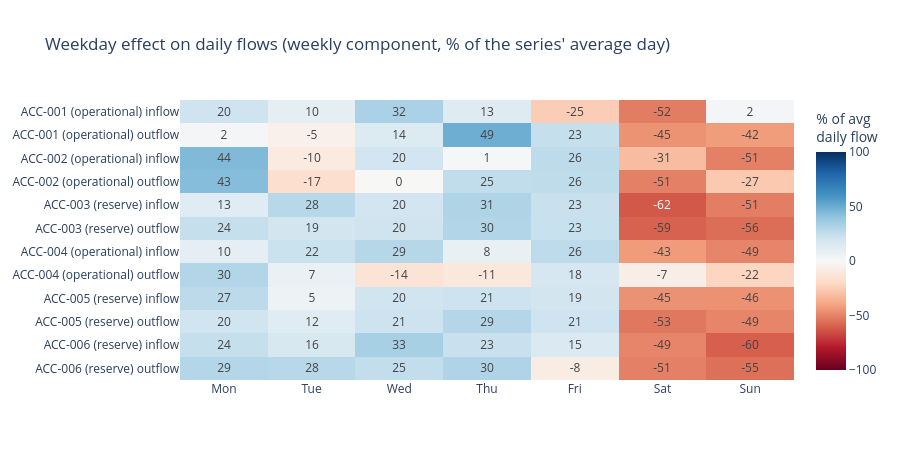

Notebook code for this chart:
### Code cell
days = ["Mon", "Tue", "Wed", "Thu", "Fri", "Sat", "Sun"]
labels = list(profile)
z = np.array([profile[k] for k in labels])
fig = go.Figure(go.Heatmap(
    z=z, x=days, y=labels, colorscale="RdBu", zmid=0, zmin=-100, zmax=100,
    text=np.round(z).astype(int), texttemplate="%{text}", colorbar=dict(title="% of avg<br>daily flow"),
    hovertemplate="%{y}<br>%{x}: %{z:.0f}% of the average day<extra></extra>",
))
fig.update_layout(template="plotly_white", height=460, title="Weekday effect on daily flows (weekly component, % of the series' average day)",
                  yaxis=dict(autorange="reversed"))
fig.show()

### Figure 1 — Plotly figure (JSON) as saved in the notebook; plotly's stock layout.template omitted (floating-point values rounded to 4 significant figures)
{"data": [{"colorbar": {"title": {"text": "% of avg<br>daily flow"}}, "colorscale": [[0.0, "rgb(103,0,31)"], [0.1, "rgb(178,24,43)"], [0.2, "rgb(214,96,77)"], [0.3, "rgb(244,165,130)"], [0.4, "rgb(253,219,199)"], [0.5, "rgb(247,247,247)"], [0.6, "rgb(209,229,240)"], [0.7, "rgb(146,197,222)"], [0.8, "rgb(67,147,195)"], [0.9, "rgb(33,102,172)"], [1.0, "rgb(5,48,97)"]], "hovertemplate": "%{y}<br>%{x}: %{z:.0f}% of the average day<extra></extra>", "text": [[20, 10, 32, 13, -25, -52, 2], [2, -5, 14, 49, 23, -45, -42], [44, -10, 20, 1, 26, -31, -51], [43, -17, 0, 25, 26, -51, -27], [13, 28, 20, 31, 23, -62, -51], [24, 19, 20, 30, 23, -59, -56], [10, 22, 29, 8, 26, -43, -49], [30, 7, -14, -11, 18, -7, -22], [27, 5, 20, 21, 19, -45, -46], [20, 12, 21, 29, 21, -53, -49], [24, 16, 33, 23, 15, -49, -60], [29, 28, 25, 30, -8, -51, -55]], "texttemplate": "%{text}", "type": "heatmap", "x": ["Mon", "Tue", "Wed", "Thu", "Fri", "Sat", "Sun"], "y": ["ACC-001 (operational) inflow", "ACC-001 (operational) outflow", "ACC-002 (operational) inflow", "ACC-002 (operational) outflow", "ACC-003 (reserve) inflow", "ACC-003 (reserve) outflow", "ACC-004 (operational) inflow", "ACC-004 (operational) outflow", "ACC-005 (reserve) inflow", "ACC-005 (reserve) outflow", "ACC-006 (reserve) inflow", "ACC-006 (reserve) outflow"], "z": [[20.36, 10.08, 32.22, 12.85, -25.0, -51.98, 1.966], [2.021, -5.073, 14.4, 49.02, 23.48, -45.23, -42.37], [44.23, -9.579, 19.53, 1.315, 26.44, -31.36, -50.85], [43.21, -17.1, -0.3105, 25.17, 25.76, -50.58, -26.71], [12.75, 28.43, 19.52, 30.79, 22.81, -62.28, -51.24], [23.51, 18.81, 20.45, 29.93, 22.7, -59.36, -55.94], [9.889, 22.1, 28.69, 7.856, 26.35, -42.67, -49.18], [29.7, 6.83, -13.58, -10.76, 17.6, -6.815, -21.91], [26.57, 5.489, 19.79, 21.34, 19.06, -45.38, -45.54], [19.92, 11.98, 21.2, 29.33, 20.5, -53.02, -49.28], [23.56, 16.22, 33.28, 22.61, 15.1, -49.34, -60.24], [29.4, 28.25, 24.87, 30.35, -8.144, -50.61, -55.37]], "zmax": 100, "zmid": 0, "zmin": -100}], "layout": {"height": 460, "title": {"text": "Weekday effect on daily flows (weekly component, % of the series' average day)"}, "yaxis": {"autorange": "reversed"}}}
